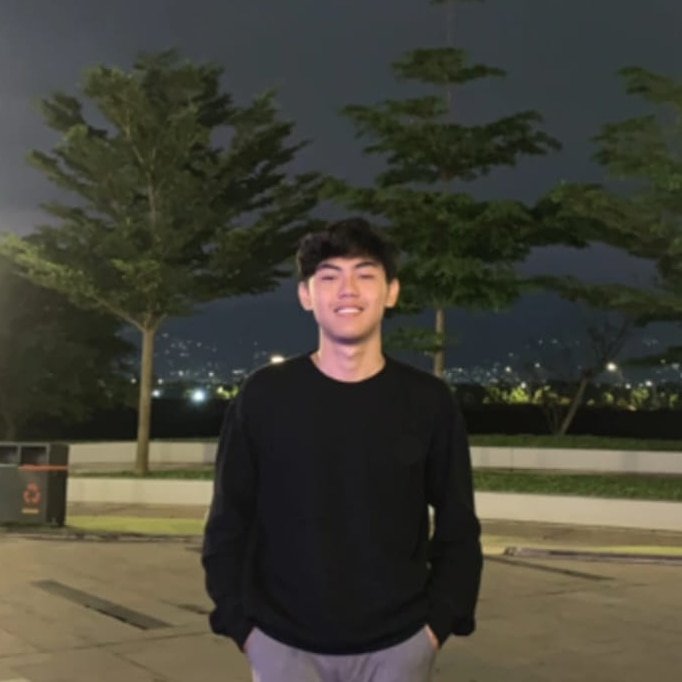
#> input picture gambar1.jpeg, 682 x 682 px
$ python 'Filter Canny.py'
#> lines starting #> are read from the running program, lines starting #| are printed output that depends on the picture; after the words box and inside, x2 and y2 are one past the last pixel; in counts of white or black regions, pixels touching at a corner belong together
#fiter canny
#filter Prewit
import cv2
import numpy as np
from matplotlib import pyplot as plt
from skimage import data

img = cv2.imread ("gambar1.jpeg", 0)
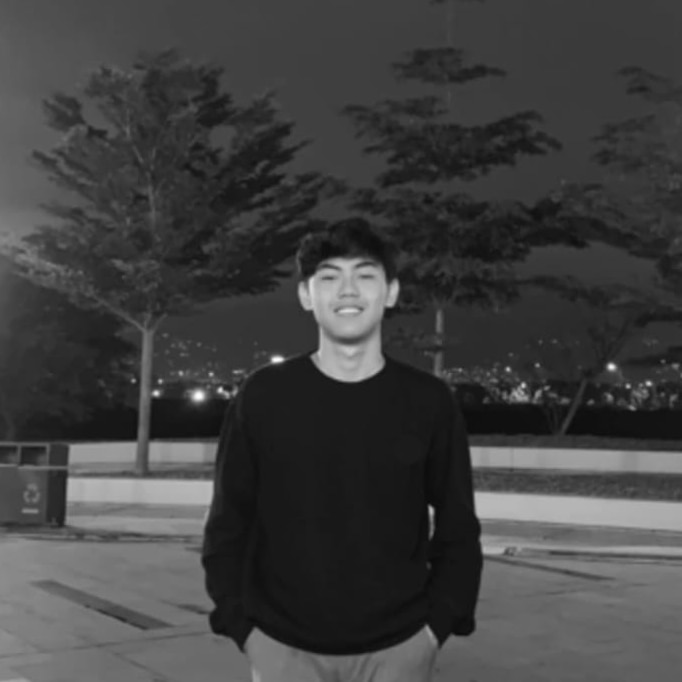
#> img: shape (682, 682); min 8, max 253, mean 65

img_canny = cv2.Canny(img,100,200)
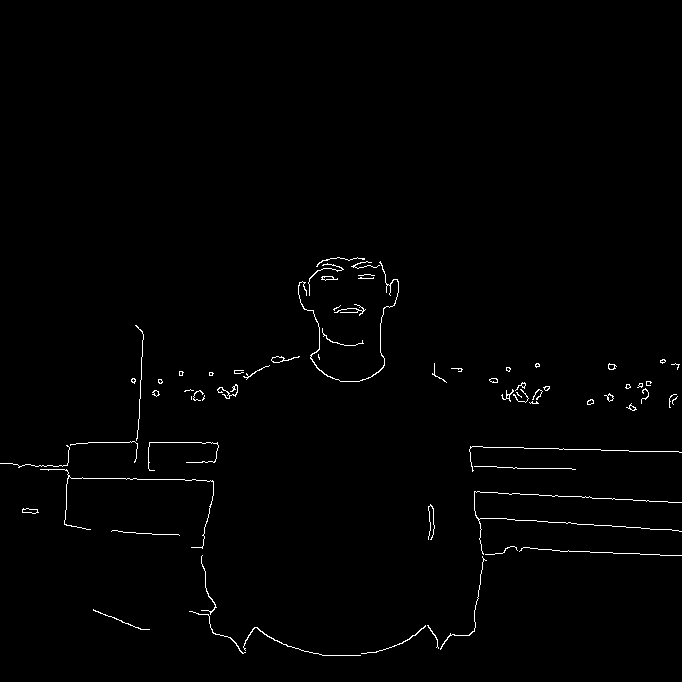
#> img_canny: shape (682, 682); 0.94% white in thin lines or dots, all inside (x1, y1, x2, y2) = (0, 257, 682, 656)

fig, axes = plt.subplots(2, 2, figsize=(20,20))
ax = axes.ravel()

ax[0].imshow(img,cmap ='gray')
ax[0].set_title("Citra Input")
ax[1].hist(img.ravel(), bins = 256)
ax[1].set_title("Histogram Citra Input")

ax[2].imshow(img_canny,cmap ='gray')
ax[2].set_title("Citra Input")
ax[3].hist(img_canny.ravel(), bins = 256)
ax[3].set_title("Histogram Citra Input")

plt.show()
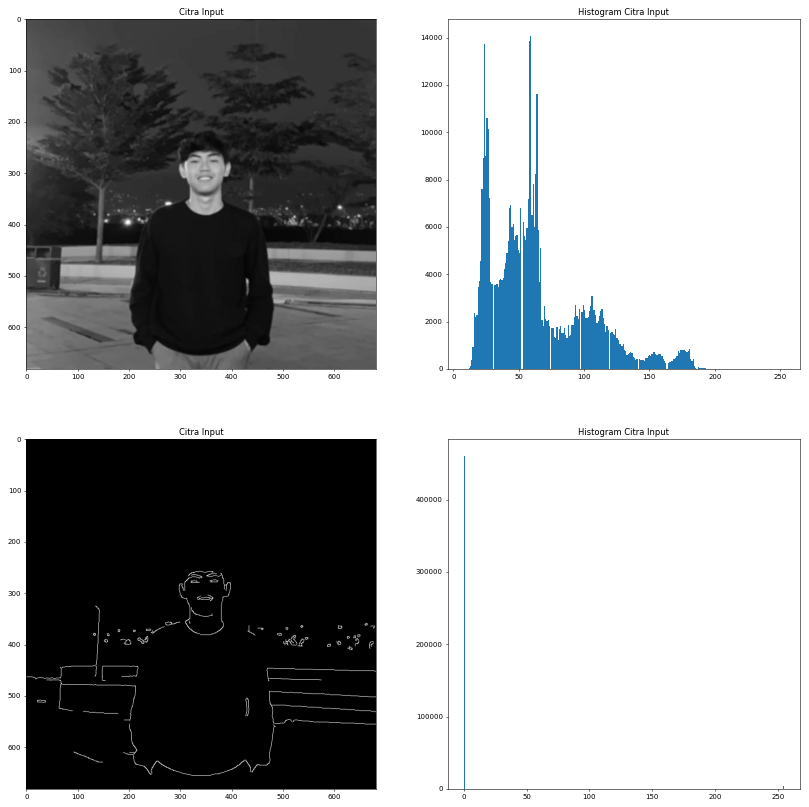
#> figure drawn by matplotlib, 4 panels; panel 2: tallest bar 14079 high, from x = 58.72 to 59.68; panel 4: tallest bar 460773 high, from x = 0 to 0.996

$ run again, with gambar2.jpeg copied over gambar1.jpeg
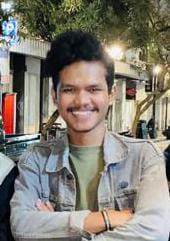
#> input picture gambar2.jpeg, 170 x 241 px
#> `img_canny = cv2.Canny(img,100,200)`:
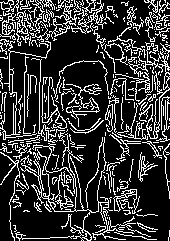
#> img_canny: shape (241, 170); 21.6% white in thin lines or dots
#> `plt.show()`:
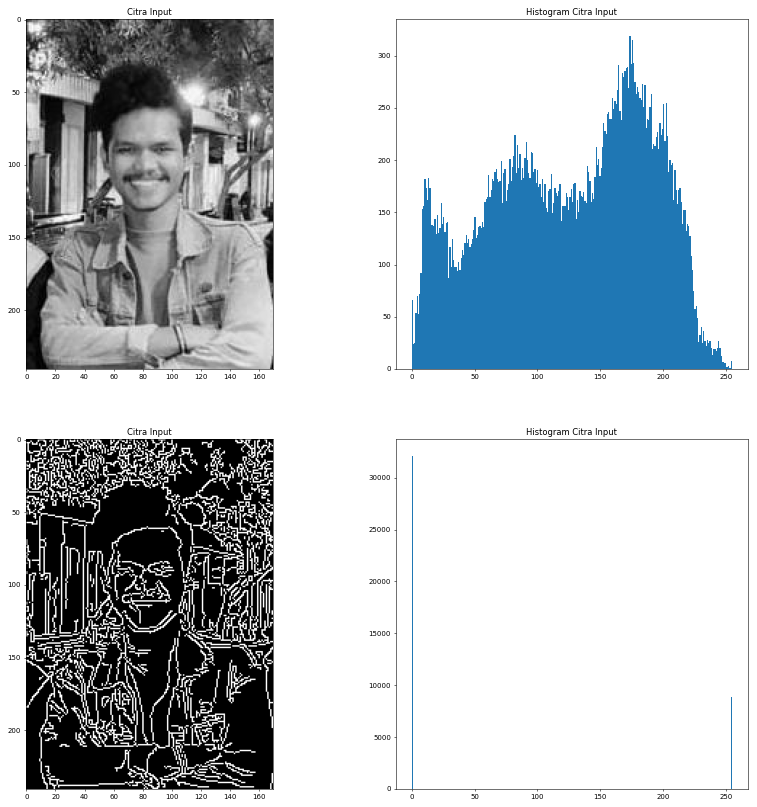
#> figure drawn by matplotlib, 4 panels; panel 2: tallest bar 319 high, from x = 173.3 to 174.3; panel 4: tallest bar 32128 high, from x = 0 to 0.996
